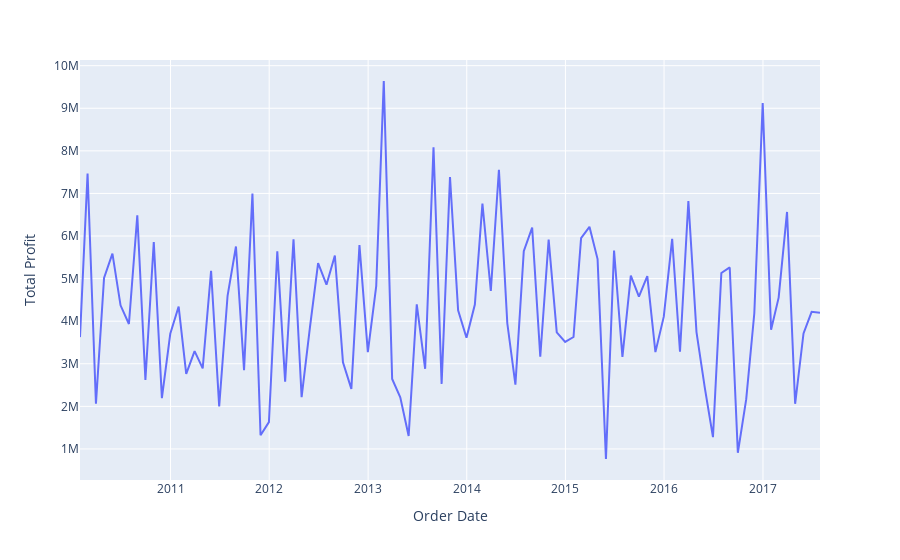

The notebook cell this image was saved under:
### Code cell
df_profit_series = df.loc[:,["Order Date", "Total Profit"]]
df_profit_series["Order Date"] = pd.to_datetime(df_profit_series["Order Date"])
df_profit_series = df_profit_series.set_index("Order Date")
df_profit_sum_day = df_profit_series.groupby(pd.Grouper(freq='m')).sum().reset_index()

fig = px.line(df_profit_sum_day, x="Order Date", y="Total Profit", hover_name="Order Date", render_mode="svg")
fig.show()
